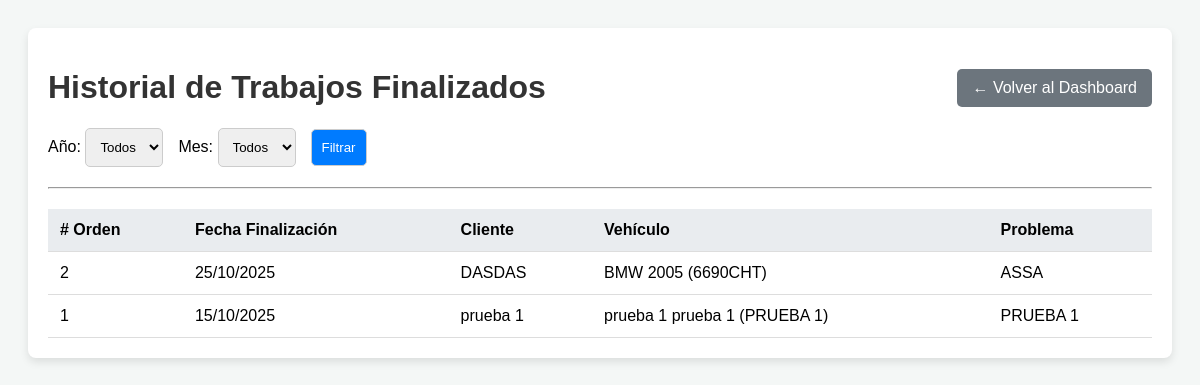
Before: /historial-ordenes/ with the older database file.
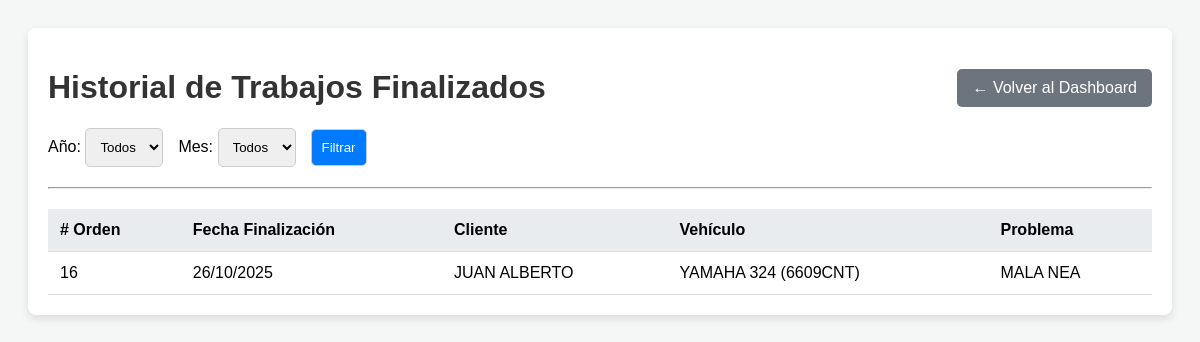
After: the same page with the newer database file.
### taller/models.py (models this page shows, shortened)
class OrdenDeReparacion(models.Model):
    cliente = models.ForeignKey(Cliente, on_delete=models.CASCADE)
    vehiculo = models.ForeignKey(Vehiculo, on_delete=models.CASCADE)
    fecha_entrada = models.DateTimeField(auto_now_add=True)
    problema = models.TextField()
    presupuesto_origen = models.OneToOneField('Presupuesto', on_delete=models.SET_NULL, null=True, blank=True, related_name='orden_generada')
    ESTADO_CHOICES = [
        ('Recibido', 'Recibido'),
        ('En Diagnostico', 'En Diagnóstico'),
        ('Esperando Piezas', 'Esperando Piezas'),
        ('En Reparacion', 'En Reparación'),
        ('Listo para Recoger', 'Listo para Recoger'),
        ('Entregado', 'Entregado'),
    ]
    estado = models.CharField(max_length=20, choices=ESTADO_CHOICES, default='Recibido')

class Factura(models.Model):
    orden = models.OneToOneField(OrdenDeReparacion, on_delete=models.CASCADE)
    fecha_emision = models.DateField(auto_now_add=True)
    es_factura = models.BooleanField(default=True)
    subtotal = models.DecimalField(max_digits=10, decimal_places=2, default=0.00)
    iva = models.DecimalField(max_digits=10, decimal_places=2, default=0.00)
    total_final = models.DecimalField(max_digits=10, decimal_places=2, default=0.00)

class Cliente(models.Model):
    nombre = models.CharField(max_length=100)
    telefono = models.CharField(max_length=20, unique=True) # MANTENIDO COMO UNIQUE

class Vehiculo(models.Model):
    matricula = models.CharField(max_length=20, unique=True)
    marca = models.CharField(max_length=50)
    modelo = models.CharField(max_length=50)
    kilometraje = models.IntegerField(default=0)
    cliente = models.ForeignKey(Cliente, on_delete=models.CASCADE)
    def __str__(self):
        return f"{self.marca} {self.modelo} ({self.matricula})"

### taller/views.py (the view, shortened to what this page needs)
# urls.py: path('historial-ordenes/', views.historial_ordenes, name='historial_ordenes'),
def historial_ordenes(request):
    ordenes_qs = OrdenDeReparacion.objects.filter(estado='Entregado').select_related('cliente', 'vehiculo', 'factura')
    anos_y_meses_data = get_anos_y_meses_con_datos()
    anos_disponibles = sorted(anos_y_meses_data.keys(), reverse=True)
    ano_seleccionado = request.GET.get('ano')
    mes_seleccionado = request.GET.get('mes')
    if ano_seleccionado:
        try:
            ano_int = int(ano_seleccionado)
            ordenes_qs = ordenes_qs.filter(factura__fecha_emision__year=ano_int)
        except (ValueError, TypeError): ano_seleccionado = None
    ordenes = ordenes_qs.order_by('-factura__fecha_emision', '-id')
    ano_sel_int = int(ano_seleccionado) if ano_seleccionado else None
    mes_sel_int = int(mes_seleccionado) if mes_seleccionado else None
    context = {
        'ordenes': ordenes,
        'anos_y_meses': anos_y_meses_data, # Pasar diccionario completo
        'anos_disponibles': anos_disponibles, # Pasar solo años para selector AÑO
        'ano_seleccionado': ano_sel_int,
        'mes_seleccionado': mes_sel_int,
        'meses_del_ano': range(1, 13) # Pasar rango de meses para selector MES
    }
    return render(request, 'taller/historial_ordenes.html', context)

### taller/templates/taller/historial_ordenes.html (shortened to what this page needs)
<!DOCTYPE html>
<html lang="es">
<head>
</head>
<body>
    <div class="container">
        <div class="header">
            <h1>Historial de Trabajos Finalizados</h1>
            <a href="{% url 'home' %}" class="back-btn">← Volver al Dashboard</a>
        </div>
        <form method="get" action="">
            <div class="filters">
                <div>
                    <label for="ano">Año:</label>
                    <select name="ano" id="ano">
                        <option value="">Todos</option>
                    </select>
                </div>
                <div>
                    <label for="mes">Mes:</label>
                    <select name="mes" id="mes">
                        <option value="">Todos</option>
                    </select>
                </div>
                <button type="submit">Filtrar</button>
            </div>
        </form>
        <hr>
        <table class="report-table">
            <thead>
                <tr>
                    <th># Orden</th>
                    <th>Fecha Finalización</th>
                    <th>Cliente</th>
                    <th>Vehículo</th>
                    <th>Problema</th>
                </tr>
            </thead>
            <tbody>
                {% for orden in ordenes %}
                    <tr onclick="window.location='{% url 'detalle_orden' orden.id %}';">
                        <td>{{ orden.id }}</td>
                        <td>{{ orden.factura.fecha_emision|date:"d/m/Y" }}</td>
                        <td>{{ orden.cliente.nombre }}</td>
                        <td>{{ orden.vehiculo }}</td>
                        <td>{{ orden.problema }}</td>
                    </tr>
                {% empty %}
                    <tr>
                        <td colspan="5" style="text-align: center; padding: 20px;">No hay trabajos finalizados que coincidan con los filtros.</td>
                    </tr>
                {% endfor %}
            </tbody>
        </table>
    </div>
</body>
</html>

Changed rows visible on the page:
removed OrdenDeReparacion: id "2", factura.fecha_emision "25/10/2025", cliente.nombre "DASDAS", vehiculo "BMW 2005 (6690CHT)", problema "ASSA"
removed OrdenDeReparacion: id "1", factura.fecha_emision "15/10/2025", cliente.nombre "prueba 1", vehiculo "prueba 1 prueba 1 (PRUEBA 1)", problema "PRUEBA 1"
added OrdenDeReparacion: id "16", factura.fecha_emision "26/10/2025", cliente.nombre "JUAN ALBERTO", vehiculo "YAMAHA 324 (6609CNT)", problema "MALA NEA"
